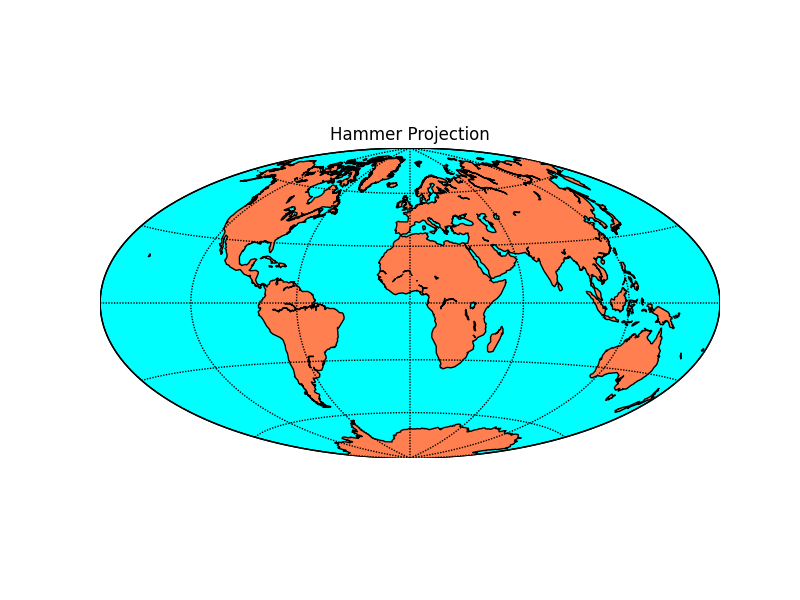

Write Python code to recreate this figure.
from mpl_toolkits.basemap import Basemap
import numpy as np
import matplotlib.pyplot as plt
# lon_0 is central longitude of projection.
# resolution = 'c' means use crude resolution coastlines.
m = Basemap(projection='hammer',lon_0=0,resolution='c')
m.drawcoastlines()
m.fillcontinents(color='coral',lake_color='aqua')
# draw parallels and meridians.
m.drawparallels(np.arange(-90.,120.,30.))
m.drawmeridians(np.arange(0.,420.,60.))
m.drawmapboundary(fill_color='aqua') 
plt.title("Hammer Projection")
plt.show()
